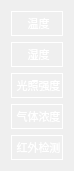
     <widget class="QWidget" name="layoutWidget">
      <property name="geometry">
       <rect>
        <x>621</x>
        <y>81</y>
        <width>71</width>
        <height>171</height>
       </rect>
      </property>
      <layout class="QVBoxLayout" name="verticalLayout_2">
       <item>
        <widget class="QLabel" name="label_7">
         <property name="font">
          <font>
           <pointsize>8</pointsize>
          </font>
         </property>
         <property name="styleSheet">
          <string notr="true">border-color: rgb(255, 255, 255);
border-width: 1px;
border-style: solid;</string>
         </property>
         <property name="text">
          <string>&lt;html&gt;&lt;head/&gt;&lt;body&gt;&lt;p align=&quot;center&quot;&gt;&lt;span style=&quot; color:#ffffff;&quot;&gt;温度&lt;/span&gt;&lt;/p&gt;&lt;/body&gt;&lt;/html&gt;</string>
         </property>
        </widget>
       </item>
       <item>
        <widget class="QLabel" name="label_8">
         <property name="styleSheet">
          <string notr="true">border-color: rgb(255, 255, 255);
border-width: 1px;
border-style: solid;</string>
         </property>
         <property name="text">
          <string>&lt;html&gt;&lt;head/&gt;&lt;body&gt;&lt;p align=&quot;center&quot;&gt;&lt;span style=&quot; font-size:8pt; color:#ffffff;&quot;&gt;湿度&lt;/span&gt;&lt;/p&gt;&lt;/body&gt;&lt;/html&gt;</string>
         </property>
        </widget>
       </item>
       <item>
        <widget class="QLabel" name="label_10">
         <property name="styleSheet">
          <string notr="true">border-color: rgb(255, 255, 255);
border-width: 1px;
border-style: solid;</string>
         </property>
         <property name="text">
          <string>&lt;html&gt;&lt;head/&gt;&lt;body&gt;&lt;p align=&quot;center&quot;&gt;&lt;span style=&quot; font-size:8pt; color:#ffffff;&quot;&gt;光照强度&lt;/span&gt;&lt;/p&gt;&lt;/body&gt;&lt;/html&gt;</string>
         </property>
        </widget>
       </item>
       <item>
        <widget class="QLabel" name="label_9">
         <property name="styleSheet">
          <string notr="true">border-color: rgb(255, 255, 255);
border-width: 1px;
border-style: solid;</string>
         </property>
         <property name="text">
          <string>&lt;html&gt;&lt;head/&gt;&lt;body&gt;&lt;p align=&quot;center&quot;&gt;&lt;span style=&quot; font-size:8pt; color:#ffffff;&quot;&gt;气体浓度&lt;/span&gt;&lt;/p&gt;&lt;/body&gt;&lt;/html&gt;</string>
         </property>
        </widget>
       </item>
       <item>
        <widget class="QLabel" name="label_11">
         <property name="styleSheet">
          <string notr="true">border-color: rgb(255, 255, 255);
border-width: 1px;
border-style: solid;</string>
         </property>
         <property name="text">
          <string>&lt;html&gt;&lt;head/&gt;&lt;body&gt;&lt;p align=&quot;center&quot;&gt;&lt;span style=&quot; font-size:8pt; color:#ffffff;&quot;&gt;红外检测&lt;/span&gt;&lt;/p&gt;&lt;/body&gt;&lt;/html&gt;</string>
         </property>
        </widget>
       </item>
      </layout>
     </widget>
